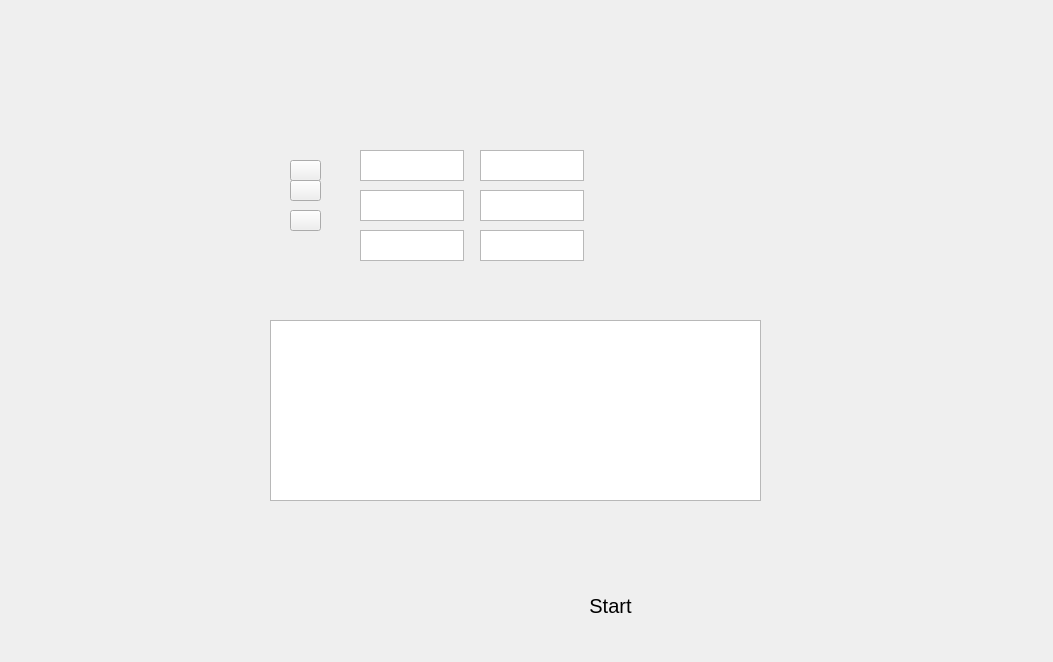
<?xml version="1.0" encoding="UTF-8"?>
<ui version="4.0">
 <class>build2</class>
 <widget class="QWidget" name="build2">
  <property name="geometry">
   <rect>
    <x>0</x>
    <y>0</y>
    <width>1053</width>
    <height>662</height>
   </rect>
  </property>
  <property name="windowTitle">
   <string>Form</string>
  </property>
  <widget class="QPushButton" name="set_b">
   <property name="geometry">
    <rect>
     <x>290</x>
     <y>180</y>
     <width>31</width>
     <height>21</height>
    </rect>
   </property>
   <property name="font">
    <font>
     <pointsize>14</pointsize>
    </font>
   </property>
   <property name="text">
    <string/>
   </property>
   <property name="iconSize">
    <size>
     <width>16</width>
     <height>16</height>
    </size>
   </property>
  </widget>
  <widget class="QTextEdit" name="textEdit">
   <property name="geometry">
    <rect>
     <x>270</x>
     <y>320</y>
     <width>491</width>
     <height>181</height>
    </rect>
   </property>
   <property name="font">
    <font>
     <pointsize>14</pointsize>
    </font>
   </property>
   <property name="styleSheet">
    <string notr="true"/>
   </property>
  </widget>
  <widget class="QTextEdit" name="textEdit_c_2">
   <property name="geometry">
    <rect>
     <x>480</x>
     <y>230</y>
     <width>104</width>
     <height>31</height>
    </rect>
   </property>
  </widget>
  <widget class="QTextEdit" name="textEdit_b_2">
   <property name="geometry">
    <rect>
     <x>480</x>
     <y>190</y>
     <width>104</width>
     <height>31</height>
    </rect>
   </property>
  </widget>
  <widget class="QTextEdit" name="textEdit_b_3">
   <property name="geometry">
    <rect>
     <x>1168</x>
     <y>356</y>
     <width>104</width>
     <height>31</height>
    </rect>
   </property>
  </widget>
  <widget class="QPushButton" name="pushButton_fire">
   <property name="geometry">
    <rect>
     <x>250</x>
     <y>540</y>
     <width>111</width>
     <height>61</height>
    </rect>
   </property>
   <property name="styleSheet">
    <string notr="true">image: url(:/new/image/ico_h.png);</string>
   </property>
   <property name="text">
    <string/>
   </property>
   <property name="flat">
    <bool>true</bool>
   </property>
  </widget>
  <widget class="QPushButton" name="set_c">
   <property name="geometry">
    <rect>
     <x>290</x>
     <y>210</y>
     <width>31</width>
     <height>21</height>
    </rect>
   </property>
   <property name="font">
    <font>
     <pointsize>14</pointsize>
    </font>
   </property>
   <property name="text">
    <string/>
   </property>
   <property name="iconSize">
    <size>
     <width>16</width>
     <height>16</height>
    </size>
   </property>
  </widget>
  <widget class="QPushButton" name="pushButton_ppm">
   <property name="geometry">
    <rect>
     <x>380</x>
     <y>540</y>
     <width>111</width>
     <height>61</height>
    </rect>
   </property>
   <property name="styleSheet">
    <string notr="true">image: url(:/new/image/ico_j.png);</string>
   </property>
   <property name="text">
    <string/>
   </property>
   <property name="flat">
    <bool>true</bool>
   </property>
  </widget>
  <widget class="QTextEdit" name="textEdit_b_1">
   <property name="geometry">
    <rect>
     <x>360</x>
     <y>190</y>
     <width>104</width>
     <height>31</height>
    </rect>
   </property>
  </widget>
  <widget class="QTextEdit" name="textEdit_a_2">
   <property name="geometry">
    <rect>
     <x>480</x>
     <y>150</y>
     <width>104</width>
     <height>31</height>
    </rect>
   </property>
  </widget>
  <widget class="QPushButton" name="pushButton_off">
   <property name="geometry">
    <rect>
     <x>1320</x>
     <y>740</y>
     <width>111</width>
     <height>101</height>
    </rect>
   </property>
   <property name="font">
    <font>
     <pointsize>16</pointsize>
    </font>
   </property>
   <property name="styleSheet">
    <string notr="true">image: url(:/new/image/ico_m.png);</string>
   </property>
   <property name="text">
    <string>End</string>
   </property>
   <property name="flat">
    <bool>true</bool>
   </property>
  </widget>
  <widget class="QTextEdit" name="textEdit_b_4">
   <property name="geometry">
    <rect>
     <x>1310</x>
     <y>356</y>
     <width>104</width>
     <height>31</height>
    </rect>
   </property>
  </widget>
  <widget class="QPushButton" name="pushButton_temp">
   <property name="geometry">
    <rect>
     <x>70</x>
     <y>230</y>
     <width>111</width>
     <height>71</height>
    </rect>
   </property>
   <property name="styleSheet">
    <string notr="true">image: url(:/new/image/ico_w.png);</string>
   </property>
   <property name="text">
    <string/>
   </property>
   <property name="flat">
    <bool>true</bool>
   </property>
  </widget>
  <widget class="QPushButton" name="pushButton_log">
   <property name="geometry">
    <rect>
     <x>250</x>
     <y>600</y>
     <width>111</width>
     <height>61</height>
    </rect>
   </property>
   <property name="styleSheet">
    <string notr="true">image: url(:/new/image/ico_r.png);</string>
   </property>
   <property name="text">
    <string/>
   </property>
   <property name="flat">
    <bool>true</bool>
   </property>
  </widget>
  <widget class="QTextEdit" name="textEdit_a_4">
   <property name="geometry">
    <rect>
     <x>1310</x>
     <y>318</y>
     <width>104</width>
     <height>31</height>
    </rect>
   </property>
  </widget>
  <widget class="QTextEdit" name="textEdit_c_1">
   <property name="geometry">
    <rect>
     <x>360</x>
     <y>230</y>
     <width>104</width>
     <height>31</height>
    </rect>
   </property>
  </widget>
  <widget class="QTextEdit" name="textEdit_c_3">
   <property name="geometry">
    <rect>
     <x>1168</x>
     <y>396</y>
     <width>104</width>
     <height>31</height>
    </rect>
   </property>
  </widget>
  <widget class="QTextEdit" name="textEdit_a_3">
   <property name="geometry">
    <rect>
     <x>1168</x>
     <y>318</y>
     <width>104</width>
     <height>31</height>
    </rect>
   </property>
  </widget>
  <widget class="QPushButton" name="pushButton_history">
   <property name="geometry">
    <rect>
     <x>380</x>
     <y>600</y>
     <width>111</width>
     <height>61</height>
    </rect>
   </property>
   <property name="styleSheet">
    <string notr="true">image: url(:/new/image/icon_l.png);</string>
   </property>
   <property name="text">
    <string/>
   </property>
   <property name="flat">
    <bool>true</bool>
   </property>
  </widget>
  <widget class="QTextEdit" name="textEdit_c_4">
   <property name="geometry">
    <rect>
     <x>1310</x>
     <y>396</y>
     <width>104</width>
     <height>31</height>
    </rect>
   </property>
  </widget>
  <widget class="QPushButton" name="set_a">
   <property name="geometry">
    <rect>
     <x>290</x>
     <y>160</y>
     <width>31</width>
     <height>21</height>
    </rect>
   </property>
   <property name="font">
    <font>
     <pointsize>14</pointsize>
    </font>
   </property>
   <property name="text">
    <string/>
   </property>
   <property name="iconSize">
    <size>
     <width>16</width>
     <height>16</height>
    </size>
   </property>
  </widget>
  <widget class="QPushButton" name="pushButton_begin">
   <property name="geometry">
    <rect>
     <x>560</x>
     <y>550</y>
     <width>101</width>
     <height>111</height>
    </rect>
   </property>
   <property name="font">
    <font>
     <pointsize>15</pointsize>
    </font>
   </property>
   <property name="styleSheet">
    <string notr="true">image: url(:/new/image/ico_c.png);</string>
   </property>
   <property name="text">
    <string>Start</string>
   </property>
   <property name="flat">
    <bool>true</bool>
   </property>
  </widget>
  <widget class="QTextEdit" name="textEdit_a_1">
   <property name="geometry">
    <rect>
     <x>360</x>
     <y>150</y>
     <width>104</width>
     <height>31</height>
    </rect>
   </property>
  </widget>
  <widget class="QPushButton" name="pushButton_hum">
   <property name="geometry">
    <rect>
     <x>380</x>
     <y>470</y>
     <width>111</width>
     <height>71</height>
    </rect>
   </property>
   <property name="styleSheet">
    <string notr="true">image: url(:/new/image/ico_s.png);</string>
   </property>
   <property name="text">
    <string/>
   </property>
   <property name="flat">
    <bool>true</bool>
   </property>
  </widget>
 </widget>
 <resources/>
 <connections/>
</ui>
